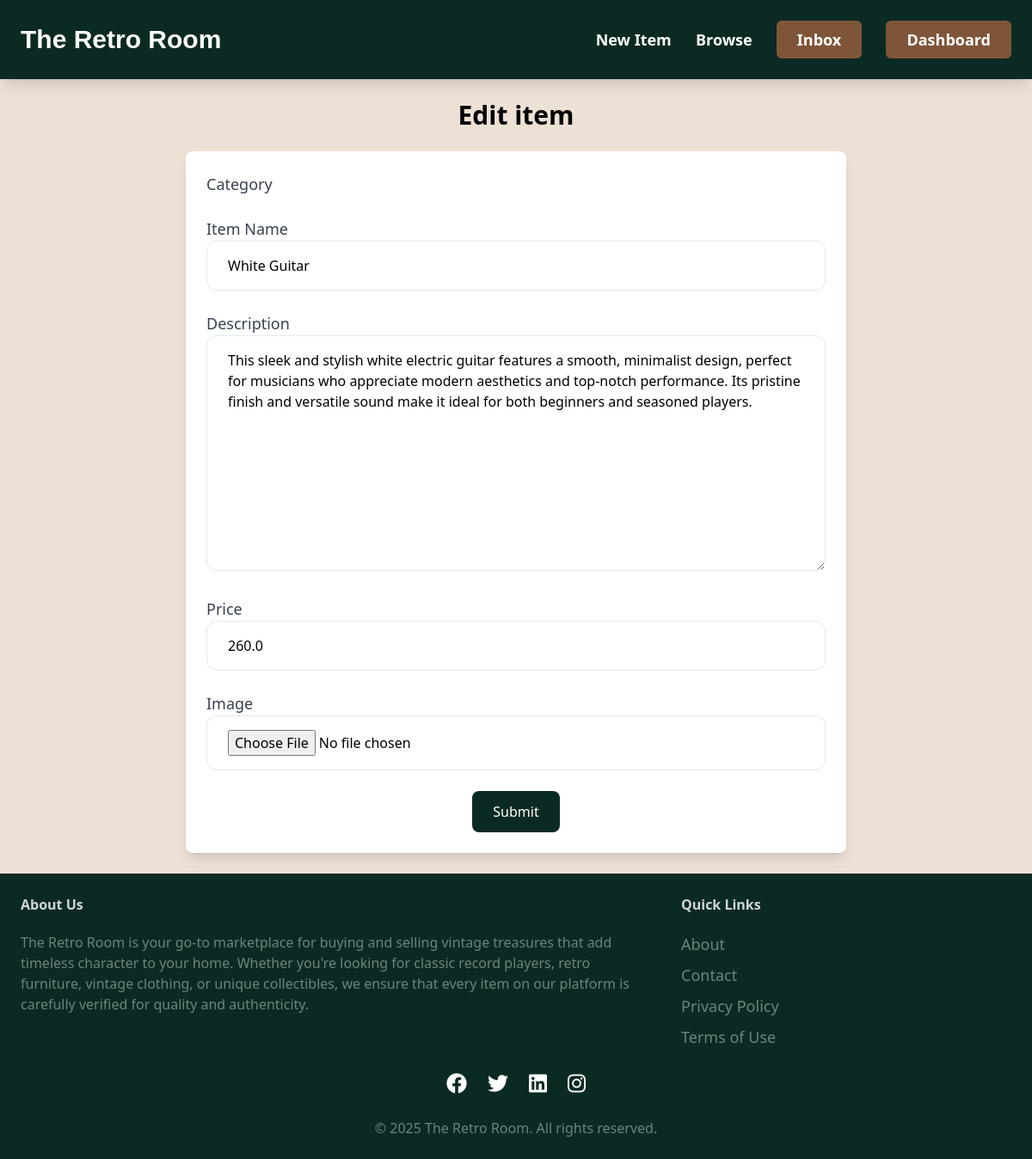
Page /items/8/edit/ (signed in) on the committed database.
### item/models.py (models this page shows, shortened)
class Item(models.Model):
    category = models.ForeignKey(Category, related_name='items', on_delete=models.CASCADE)
    name = models.CharField(max_length=255)
    description = models.TextField(blank=True, null=True)
    price = models.FloatField()
    image = models.ImageField(upload_to='item_images', blank=True, null=True)
    is_sold = models.BooleanField(default=False)
    created_by = models.ForeignKey(User, related_name='items', on_delete=models.CASCADE)
    created_at = models.DateTimeField(auto_now_add=True)

### item/views.py (the view)
# urls.py: path('<int:pk>/edit/', views.edit, name="edit"),
@login_required
def edit(request, pk):
    item = get_object_or_404(Item, pk=pk, created_by=request.user)
    if request.method == 'POST':
        form = EditItemForm(request.POST, request.FILES, instance=item)
        if form.is_valid():
            form.save()
            return redirect('item:detail', pk=item.id)
    else:
        form = EditItemForm(instance=item)
    return render(request, 'item/form.html', {
        'form': form,
        'title': 'Edit item',
    })

### item/forms.py
class EditItemForm(forms.ModelForm):
    class Meta:
        model = Item
        fields = ( 'name', 'description', 'price', 'image', 'is_sold')
        widgets = {
            'name' : forms.TextInput(attrs={
                'class': INPUT_CLASSES
            }),
            'description': forms.Textarea(attrs={
                'class': INPUT_CLASSES
            }),
              'price' : forms.TextInput(attrs={
                'class': INPUT_CLASSES
            }),
              'image' : forms.FileInput(attrs={
                'class': INPUT_CLASSES
            }),
        }

### item/templates/item/form.html (shortened to what this page needs)
{% extends 'core/base.html' %}
{% block content %}
<h1 class="mb-6 text-3xl font-sans-serif font-bold text-center">{{ title }} </h1>
<form method="post" action="." enctype="multipart/form-data" class="max-w-3xl mx-auto p-6 bg-white shadow-lg rounded-lg">
    <div class="space-y-6">
        <div>
            <label for="id_category" class="block text-lg font-medium text-gray-700">Category</label>
        </div>
        <div>
            <label for="id_name" class="block text-lg font-medium text-gray-700">Item Name</label>
            {{ form.name }}
        </div>
        <div>
            <label for="id_description" class="block text-lg font-medium text-gray-700">Description</label>
            {{ form.description }}
        </div>
        <div>
            <label for="id_price" class="block text-lg font-medium text-gray-700">Price</label>
            {{ form.price }}
        </div>
        <div>
            <label for="id_image" class="block text-lg font-medium text-gray-700">Image</label>
            {{ form.image }}
        </div>
    </div>
    <div class="mt-6 text-center">
        <button type="submit" class="bg-[#0C2A24] text-white py-3 px-6 rounded-lg font-medium transition-transform duration-300 ease-in-out hover:bg-[#0a1e1b] hover:scale-105">
            Submit
        </button>
    </div>
</form>
{% endblock %}

### rows in the picture
Item: name "White Guitar", description "This sleek and stylish white electric guitar features a smooth, minimalist design, perfect for musicians who appreciate modern aesthetics and top-notch performance. Its pristine finish and versatile sound make it ideal for both beginners and seasoned players.", price "260.0"

### other values in the picture
{{ title }} "Edit item"
